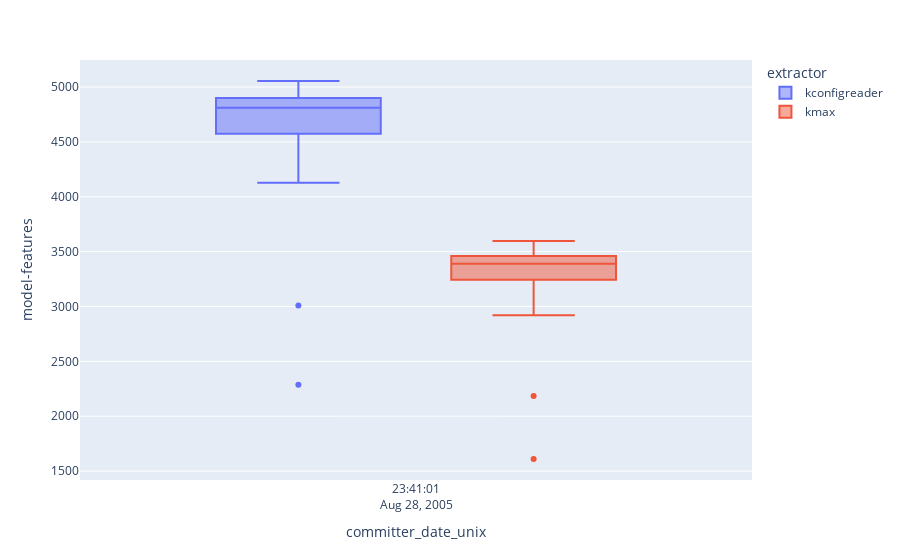

Write notebook code for a chart like this one.
### Code cell
fig = px.box(df, x='committer_date_unix', y='model-features', color='extractor')
fig.show()
#todo: for history, consider boxplot

### Figure 1 — Plotly figure (JSON) as saved in the notebook; plotly's stock layout.template omitted (floating-point values rounded to 4 significant figures)
{"data": [{"alignmentgroup": "True", "hovertemplate": "extractor=kconfigreader<br>committer_date_unix=%{x}<br>model-features=%{y}<extra></extra>", "legendgroup": "kconfigreader", "marker": {"color": "#636efa"}, "name": "kconfigreader", "notched": false, "offsetgroup": "kconfigreader", "orientation": "v", "showlegend": true, "type": "box", "x": ["2005-08-28T23:41:01", "2005-08-28T23:41:01", "2005-08-28T23:41:01", "2005-08-28T23:41:01", "2005-08-28T23:41:01", "2005-08-28T23:41:01", "2005-08-28T23:41:01", "2005-08-28T23:41:01", "2005-08-28T23:41:01", "2005-08-28T23:41:01", "2005-08-28T23:41:01", "2005-08-28T23:41:01", "2005-08-28T23:41:01", "2005-08-28T23:41:01", "2005-08-28T23:41:01", "2005-08-28T23:41:01", "2005-08-28T23:41:01", "2005-08-28T23:41:01", "2005-08-28T23:41:01", "2005-08-28T23:41:01", "2005-08-28T23:41:01", "2005-08-28T23:41:01", "2005-08-28T23:41:01"], "x0": " ", "xaxis": "x", "y": [4821, 4128, 4976, 4320, 4750, 3009, 5039, 4878, 4808, 4862, 4778, 5004, 4811, 4856, 5055, 2287, 4818, 4907, 4521, 4735, 4516, 4928, 4781], "y0": " ", "yaxis": "y"}, {"alignmentgroup": "True", "hovertemplate": "extractor=kmax<br>committer_date_unix=%{x}<br>model-features=%{y}<extra></extra>", "legendgroup": "kmax", "marker": {"color": "#EF553B"}, "name": "kmax", "notched": false, "offsetgroup": "kmax", "orientation": "v", "showlegend": true, "type": "box", "x": ["2005-08-28T23:41:01", "2005-08-28T23:41:01", "2005-08-28T23:41:01", "2005-08-28T23:41:01", "2005-08-28T23:41:01", "2005-08-28T23:41:01", "2005-08-28T23:41:01", "2005-08-28T23:41:01", "2005-08-28T23:41:01", "2005-08-28T23:41:01", "2005-08-28T23:41:01", "2005-08-28T23:41:01", "2005-08-28T23:41:01", "2005-08-28T23:41:01", "2005-08-28T23:41:01", "2005-08-28T23:41:01", "2005-08-28T23:41:01", "2005-08-28T23:41:01", "2005-08-28T23:41:01", "2005-08-28T23:41:01", "2005-08-28T23:41:01", "2005-08-28T23:41:01", "2005-08-28T23:41:01"], "x0": " ", "xaxis": "x", "y": [3399, 2919, 3536, 3147, 3343, 2185, 3555, 3435, 3390, 3431, 3346, 3534, 3376, 3409, 3597, 1610, 3397, 3490, 3184, 3320, 3218, 3469, 3360], "y0": " ", "yaxis": "y"}], "layout": {"boxmode": "group", "legend": {"title": {"text": "extractor"}, "tracegroupgap": 0}, "margin": {"t": 60}, "xaxis": {"anchor": "y", "domain": [0, 1], "title": {"text": "committer_date_unix"}}, "yaxis": {"anchor": "x", "domain": [0, 1], "title": {"text": "model-features"}}}}
